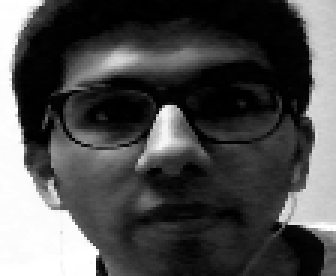
#> input picture recorded_images/kk/1.png, 112 x 92 px, given in place of the camera (shown 3 times larger)
$ python record.py
#> lines starting #> are read from the running program, lines starting #| are printed output that depends on the picture
import cv2 #importing all the modules
import os
import pandas as pd

def face_record():
	try:
		os.mkdir("recorded_images")
	except FileExistsError:
		print("\n!! Folder already Existed !!")
	try:
		os.mkdir("Attendence_record")
	except FileExistsError:
		print("\n!! Folder already existed !!")
	def na():
		try:
			name = input("\nEnter your name :")
#> the answer given: recorded_images/kk/1.png
			os.mkdir("./recorded_images/"+name)
		except FileExistsError:
			print("\n!! Name already existed try another !!")
			name = na()
		return(name)
	name = na()
	df = pd.DataFrame(columns = ["Date","Time","Attendence"]) #creating a csv file to keep a record of the attandence of a user
	df.to_csv("./Attendence_record/"+name+".csv")
	num_of_sample = 20
	vid = cv2.VideoCapture(0) # to open the camera
	face_cascade = cv2.CascadeClassifier('haarcascade_frontalface_default.xml')# haar cascade for frontal face
	iter1=0
	while(iter1<num_of_sample):
		r,frame = vid.read();# capture a single frame
#> frame is the input picture: shape (92, 112, 3); min 0, max 255, mean 77.9
		frame = cv2.resize(frame,(640,480)) # resizig the frame
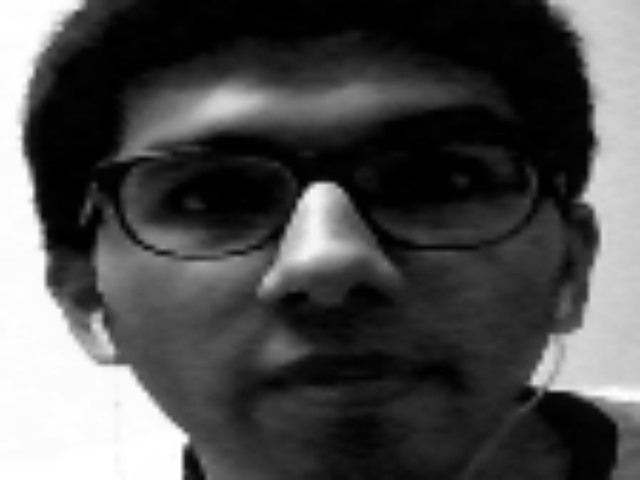
#> frame: shape (480, 640, 3); min 0, max 255, mean 77.8
		im1 = cv2.cvtColor(frame,cv2.COLOR_RGB2GRAY)# gray scale conversion of
		# color image
		face=face_cascade.detectMultiScale(im1,1.3,5)
#> face = ()
		for x,y,w,h in (face):
		    # [255,0,0] #[B,G,R] 0 to 255
		    cv2.rectangle(frame,(x,y),(x+w,y+h),[0,0,255],4)
		    iter1=iter1+1
		    im_f = im1[y:y+h,x:x+w]
		    im_f = cv2.resize(im_f,(112,92))#orl face matching size
		    cv2.putText(frame,'sample no.'+str(iter1),(x,y), cv2.FONT_ITALIC, 1,
		               (255,0,255),2,cv2.LINE_AA)
		    path2 = './recorded_images/{}/{}.png'.format(name,iter1) # path to save the image
		    cv2.imwrite(path2,im_f) # to save the image
#> this loop made 0 passes
#> after the loop, iter1 = 0

		cv2.imshow('frame',frame)# display
		cv2.waitKey(1)
	vid.release()
	cv2.destroyAllWindows()

if __name__=="__main__":
	face_record()


$ run again, on recorded_images/kk/11.png
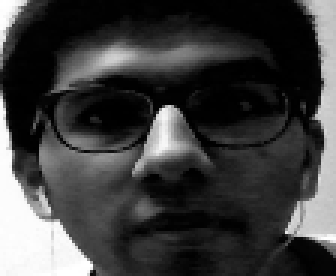
#> input picture recorded_images/kk/11.png, 112 x 92 px, given in place of the camera (shown 3 times larger)
#> in face_record, frame is the input picture: shape (92, 112, 3); min 0, max 255, mean 62.4
#> in face_record, `frame = cv2.resize(frame,(640,480))`:
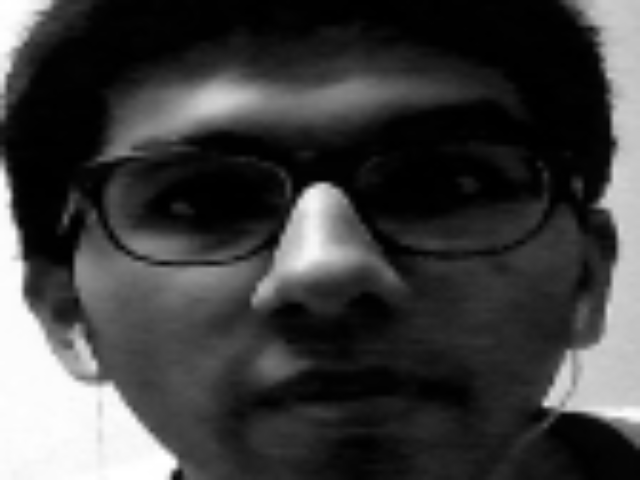
#> frame: shape (480, 640, 3); min 0, max 255, mean 62.3
#> face = ()
#> after the loop in face_record, `for x,y,w,h in (face):`: iter1 = 0
